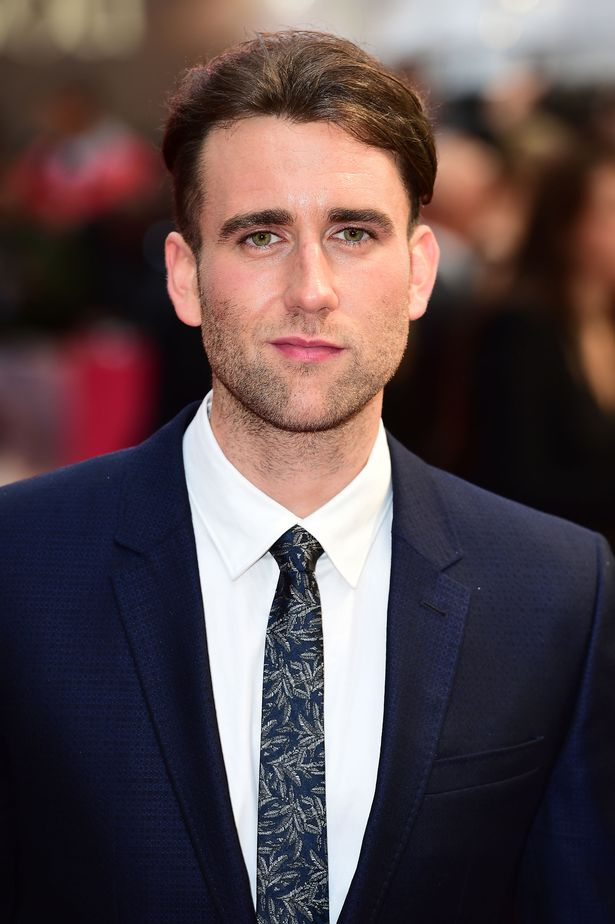
#> input picture Lab_6/images/longbottom.jpg, 615 x 924 px
$ jupyter execute Lab6.ipynb
#> lines starting #> are read from the running program, lines starting #| are printed output that depends on the picture
[cell 1]
N = ord("I") % 5 + 1
print("My variant is number: " + str(N))

<p>file name: longbottom.jpg</p>
<p>image size: 600x600</p>
<p>glasses color: magenta</p>
<p>line width: 5</p>

[cell 2]
import cv2
import numpy as np
import pandas as pd
from PIL import Image, ImageDraw
import matplotlib.pyplot as plt


# Step 1: Calculate variant number
def calculate_variant(name: str):
    return ord(name[0].upper()) % 5 + 1

variant = calculate_variant("Illia")
print(f"Variant number: {variant}")

# Step 2: Load lab6.xlsx into a dataframe
file_name = "lab6.xlsx"
try:
    data = pd.read_excel(file_name)
    print("Excel data loaded successfully.")
except Exception as e:
    print(f"Error loading Excel file: {e}")

# Step 3: Extract data for the variant
try:
    variant_data = data.iloc[variant - 1]
    print("Variant data:", variant_data)
except Exception as e:
    print(f"Error extracting variant data: {e}")

# Step 4: Create a function to process the image
def process_image(image_path, glasses_color, line_width, output_size=(600, 600)):
    # Load the image using PIL
#> called with image_path = 'images/longbottom.jpg', glasses_color = 'magenta', line_width = 5, output_size = (600, 600)
    image = Image.open(image_path)
#> image is the input picture: PIL image 615x924 RGB; mean R, G, B 90, 73.9, 76.2
    image = image.resize(output_size)
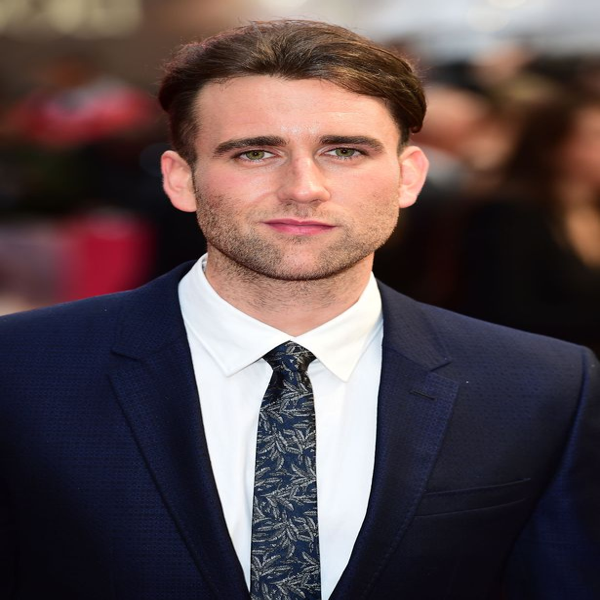
#> image: PIL image 600x600 RGB; mean R, G, B 90, 73.9, 76.2

    # Convert the image to a format usable by OpenCV
    cv_image = cv2.cvtColor(np.array(image), cv2.COLOR_RGB2BGR)
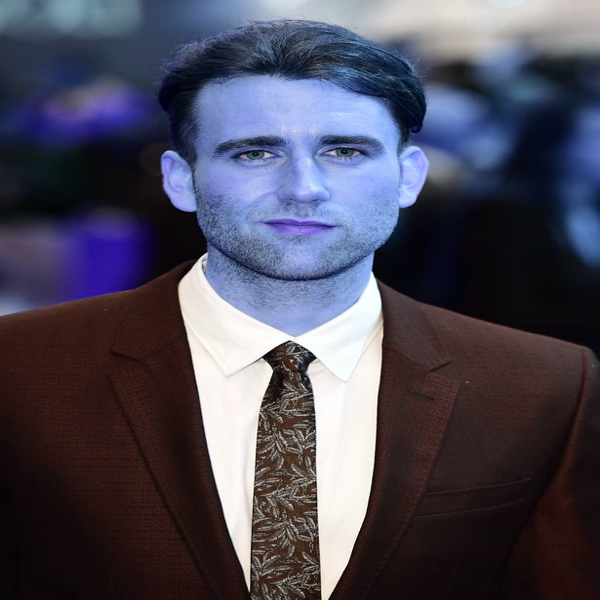
#> cv_image: shape (600, 600, 3); mean R, G, B 76.2, 73.9, 90

    # Load Haar Cascade for face and eye detection
    face_cascade = cv2.CascadeClassifier(cv2.data.haarcascades + 'haarcascade_frontalface_default.xml')
    eye_cascade = cv2.CascadeClassifier(cv2.data.haarcascades + 'haarcascade_eye.xml')

    # Detect faces
    gray = cv2.cvtColor(cv_image, cv2.COLOR_BGR2GRAY)
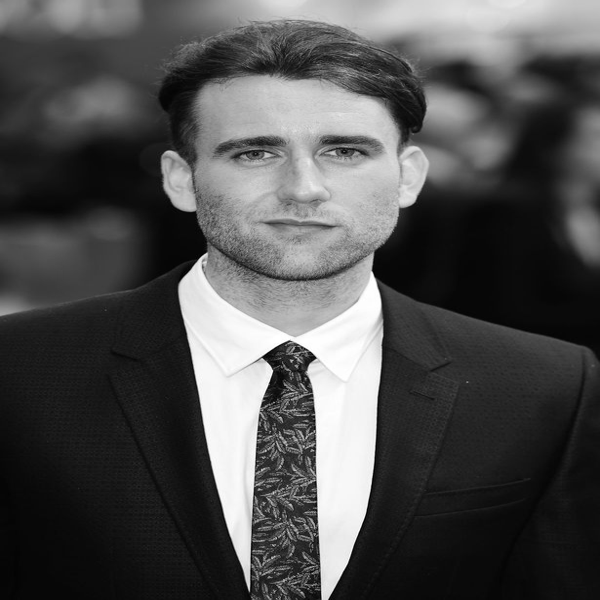
#> gray: shape (600, 600); min 0, max 255, mean 79
    faces = face_cascade.detectMultiScale(gray, scaleFactor=1.1, minNeighbors=5)
#> faces = [[201, 75, 205, 205]]

    if len(faces) == 0:
        print("No faces detected.")
        return None

    # Create the draw object
    draw = ImageDraw.Draw(image)

    for (x, y, w, h) in faces:
        # Focus on the detected face
        roi_gray = gray[y:y+h, x:x+w]
        roi_color = cv_image[y:y+h, x:x+w]

        # Detect eyes
        eyes = eye_cascade.detectMultiScale(roi_gray)

        if len(eyes) < 2:
            print("Less than two eyes detected.")
            continue


        # Draw glasses
        circle_centers = []  # To store the circle center coordinates

        for idx, (ex, ey, ew, eh) in enumerate(eyes):
            # Calculate the center of the eye bounding box
            cx, cy = x + ex + ew // 2, y + ey + eh // 2


            if idx == 0 or ex < faces[0][2] // 2:
                cx += 30  # Fine-tune horizontal alignment for the left eye
                cy += 3  # Fine-tune vertical alignment for the left eye
                radius = int(ew * 0.75)  # Adjust radius for the left eye
            else:
                cx += 7
                cy += 3
                radius = int(ew * 0.5)


            draw.ellipse(
                (cx - radius, cy - radius, cx + radius, cy + radius),
                outline=glasses_color, width=line_width
            )
            circle_centers.append((cx, cy, radius))


        # Add line between glasses
        if len(circle_centers) == 2:
            # Extract circle details
            (cx1, cy1, radius1), (cx2, cy2, radius2) = circle_centers

            # Adjust line endpoints to be at the horizontal sides of the circles
            bridge_start = (cx1 + radius1, cy1)
            bridge_end = (cx2 - radius2, cy2)

            draw.line([bridge_start, bridge_end], fill=glasses_color, width=line_width)

       # Add temples
        if len(circle_centers) == 2:
            (cx1, cy1, radius1), (cx2, cy2, radius2) = circle_centers

            # Left temple
            left_temple_start = (cx1 - radius1, cy1)  # Start a little to the left of the left eye
            left_temple_end = (cx1 - radius1 - 50, cy1)   # Extend the temple further left
            draw.line([left_temple_start, left_temple_end], fill=glasses_color, width=line_width)

            # Right temple
            right_temple_start = (cx2 + radius2, cy2)  # Start a little to the right of the right eye
            right_temple_end = (cx2 + radius2 + 30, cy2)    # Extend the temple further right
            draw.line([right_temple_start, right_temple_end], fill=glasses_color, width=line_width)
#> this loop made 1 pass
#> (x, y, w, h, eyes) on pass 1: (201, 75, 205, 205, [[8, 66, 27, 27], [105, 48, 56, 56], [26, 47, 63, 63]])
#> pass 1, in process_image, `roi_gray = gray[y:y+h, x:x+w]`:
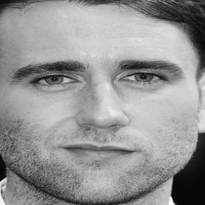
#> roi_gray: shape (205, 205); min 0, max 254, mean 149
#> pass 1, in process_image, `roi_color = cv_image[y:y+h, x:x+w]`:
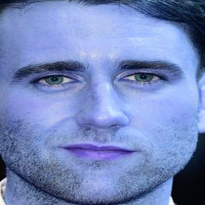
#> roi_color: shape (205, 205, 3); mean R, G, B 116.1, 135, 188.8


    image.save("processed_image.jpg")
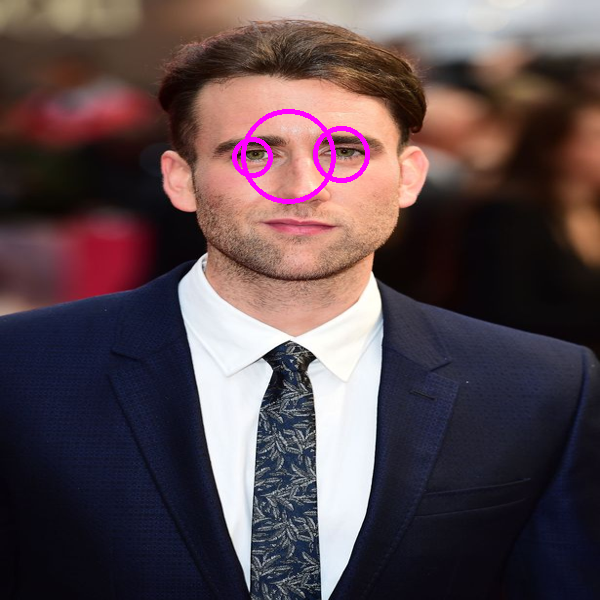
#> saved as processed_image.jpg: PIL image 600x600 RGB; mean R, G, B 90.4, 72.9, 77.1
    plt.imshow(image)
    plt.axis("off")
    plt.show()


process_image(
    image_path="images/longbottom.jpg",
    glasses_color="magenta",
    line_width=5
)

$ run again, with Lab_6/images/emma-watson.jpg copied over Lab_6/images/longbottom.jpg
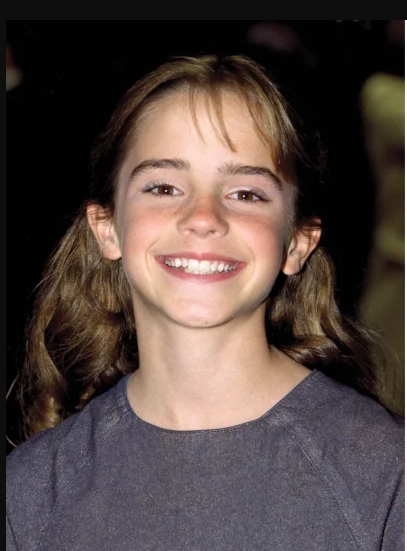
#> input picture Lab_6/images/emma-watson.jpg, 407 x 551 px
#> in process_image, image is the input picture: PIL image 407x551 RGB; mean R, G, B 83.9, 69.8, 65.4
#> image: PIL image 600x600 RGB
#> in process_image, `gray = cv2.cvtColor(cv_image, cv2.COLOR_BGR2GRAY)`:
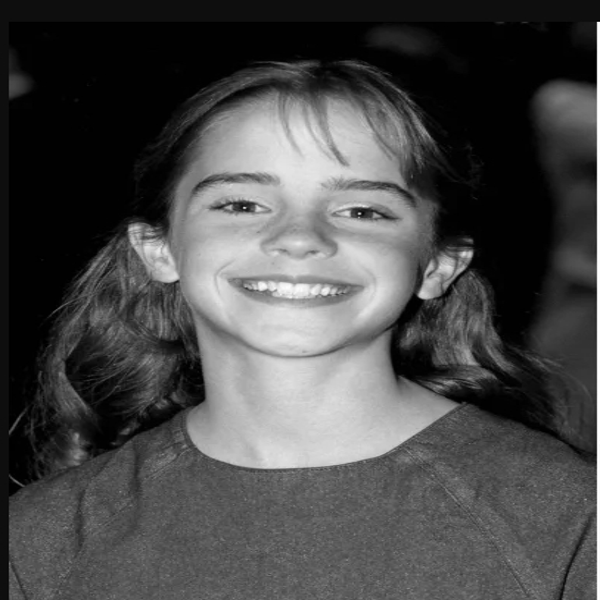
#> gray: shape (600, 600); min 0, max 255, mean 73.5
#> faces = [[156, 99, 288, 288]]
#> the loop in process_image, `for (x, y, w, h) in faces:` made 1 pass
#> in process_image, `image.save("processed_image.jpg")`:
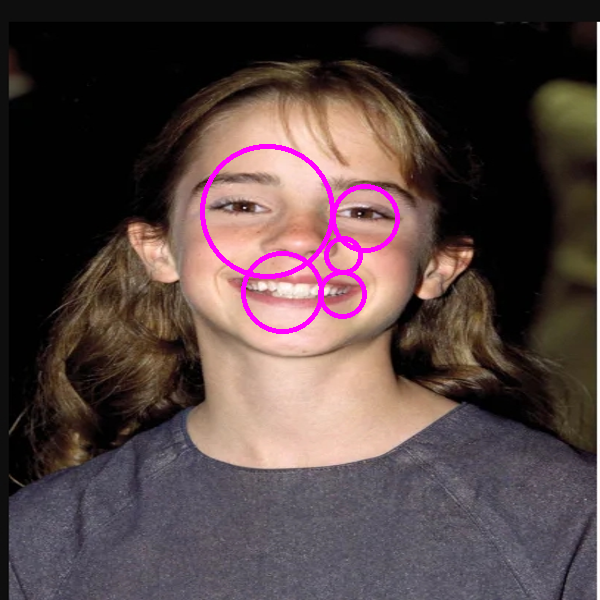
#> saved as processed_image.jpg: PIL image 600x600 RGB; mean R, G, B 84.4, 67.5, 66.9

$ run again, with Lab_6/images/emma-watson2.jpg copied over Lab_6/images/longbottom.jpg
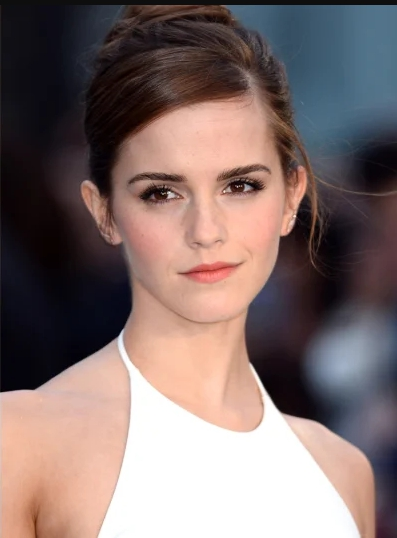
#> input picture Lab_6/images/emma-watson2.jpg, 397 x 538 px
#> in process_image, image is the input picture: PIL image 397x538 RGB; mean R, G, B 128.7, 110.9, 108.7
#> image: PIL image 600x600 RGB
#> faces = [[168, 104, 282, 282]]
#> the loop in process_image, `for (x, y, w, h) in faces:` made 1 pass
#> pass 1, in process_image, `roi_color = cv_image[y:y+h, x:x+w]`:
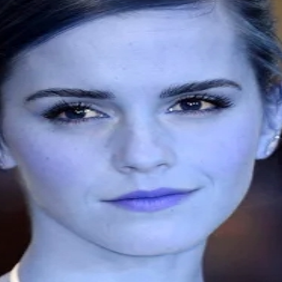
#> roi_color: shape (282, 282, 3); mean R, G, B 116.3, 128.9, 171.4
#> in process_image, `image.save("processed_image.jpg")`:
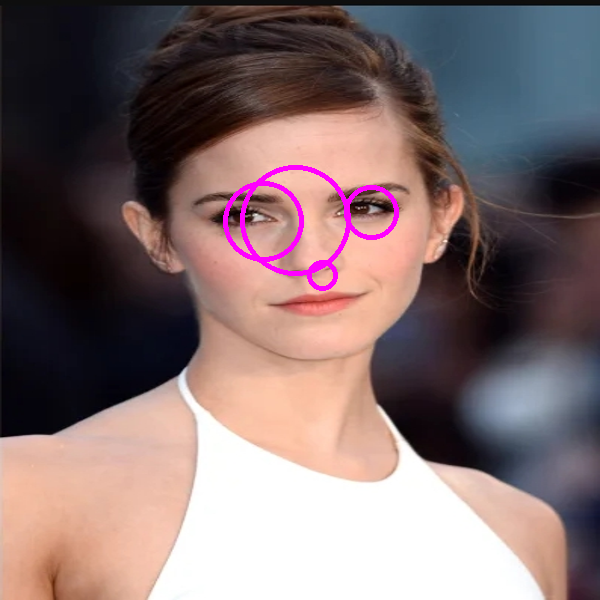
#> saved as processed_image.jpg: PIL image 600x600 RGB; mean R, G, B 129.3, 109.3, 110
